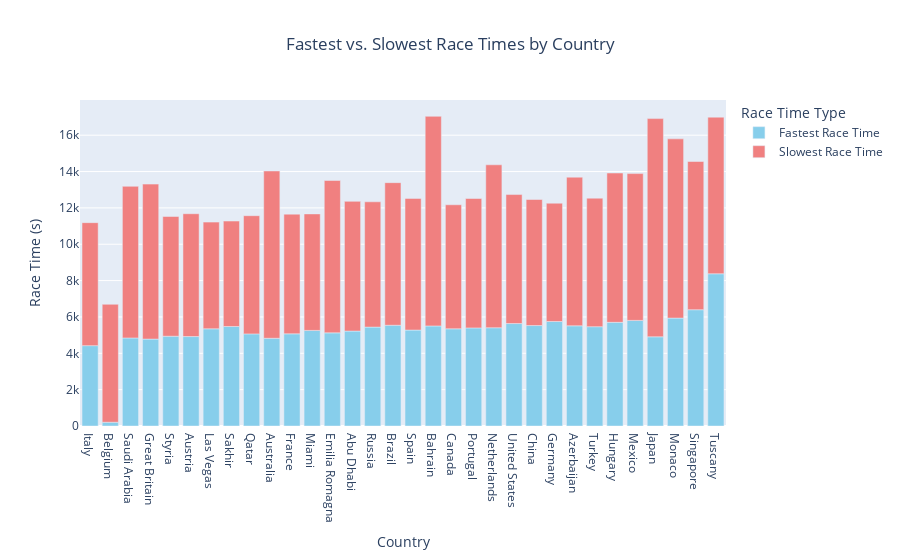

Notebook code cell kept with this figure:
### Code cell
track_stats = track_stats.rename(columns={'FastestRaceTime': 'Fastest Race Time', 'SlowestRaceTime': 'Slowest Race Time'})

# Define adjusted colors for the bars
adjusted_colors = {
    'Fastest Race Time': '#87CEEB',  # SkyBlue color
    'Slowest Race Time': 'lightcoral'
}

fig = px.bar(track_stats, x='Country', y=['Fastest Race Time', 'Slowest Race Time'],
             labels={'value': 'Race Time (s)', 'variable': 'Race Time Type'},
             title='Fastest vs. Slowest Race Times by Country',
             hover_data=['DNFCount', 'DNSCount'],
             color_discrete_map=adjusted_colors)

# Center the title
fig.update_layout(title={'x': 0.5})
fig.show()

### Figure 1 — Plotly figure (JSON) as saved in the notebook; plotly's stock layout.template omitted (floating-point values rounded to 4 significant figures)
{"data": [{"alignmentgroup": "True", "customdata": [[16, 2], [11, 1], [14, 2], [18, 2], [5, 0], [15, 0], [3, 0], [3, 0], [4, 1], [17, 0], [5, 0], [6, 0], [12, 0], [11, 1], [9, 0], [14, 1], [6, 0], [17, 0], [12, 0], [2, 0], [8, 0], [13, 0], [6, 0], [12, 0], [15, 0], [4, 0], [13, 0], [11, 0], [11, 0], [11, 1], [13, 1], [8, 0]], "hovertemplate": "Race Time Type=Fastest Race Time<br>Country=%{x}<br>Race Time (s)=%{y}<br>DNFCount=%{customdata[0]}<br>DNSCount=%{customdata[1]}<extra></extra>", "legendgroup": "Fastest Race Time", "marker": {"color": "#87CEEB", "pattern": {"shape": ""}}, "name": "Fastest Race Time", "offsetgroup": "Fastest Race Time", "orientation": "v", "showlegend": true, "textposition": "auto", "type": "bar", "x": ["Italy", "Belgium", "Saudi Arabia", "Great Britain", "Styria", "Austria", "Las Vegas", "Sakhir", "Qatar", "Australia", "France", "Miami", "Emilia Romagna", "Abu Dhabi", "Russia", "Brazil", "Spain", "Bahrain", "Canada", "Portugal", "Netherlands", "United States", "China", "Germany", "Azerbaijan", "Turkey", "Hungary", "Mexico", "Japan", "Monaco", "Singapore", "Tuscany"], "xaxis": "x", "y": [4421, 207, 4843, 4782, 4939, 4922, 5348, 5475, 5068, 4827, 5071, 5258, 5125, 5223, 5441, 5543, 5278, 5505, 5347, 5397, 5405, 5636, 5526, 5750, 5513, 5464, 5704, 5809, 4907, 5937, 6397, 8375], "yaxis": "y"}, {"alignmentgroup": "True", "customdata": [[16, 2], [11, 1], [14, 2], [18, 2], [5, 0], [15, 0], [3, 0], [3, 0], [4, 1], [17, 0], [5, 0], [6, 0], [12, 0], [11, 1], [9, 0], [14, 1], [6, 0], [17, 0], [12, 0], [2, 0], [8, 0], [13, 0], [6, 0], [12, 0], [15, 0], [4, 0], [13, 0], [11, 0], [11, 0], [11, 1], [13, 1], [8, 0]], "hovertemplate": "Race Time Type=Slowest Race Time<br>Country=%{x}<br>Race Time (s)=%{y}<br>DNFCount=%{customdata[0]}<br>DNSCount=%{customdata[1]}<extra></extra>", "legendgroup": "Slowest Race Time", "marker": {"color": "lightcoral", "pattern": {"shape": ""}}, "name": "Slowest Race Time", "offsetgroup": "Slowest Race Time", "orientation": "v", "showlegend": true, "textposition": "auto", "type": "bar", "x": ["Italy", "Belgium", "Saudi Arabia", "Great Britain", "Styria", "Austria", "Las Vegas", "Sakhir", "Qatar", "Australia", "France", "Miami", "Emilia Romagna", "Abu Dhabi", "Russia", "Brazil", "Spain", "Bahrain", "Canada", "Portugal", "Netherlands", "United States", "China", "Germany", "Azerbaijan", "Turkey", "Hungary", "Mexico", "Japan", "Monaco", "Singapore", "Tuscany"], "xaxis": "x", "y": [6766.0, 6489.0, 8345.0, 8527.0, 6589.0, 6757.0, 5870.0, 5801.0, 6502.0, 9204.0, 6586.0, 6410.0, 8382.0, 7137.0, 6894.0, 7846.0, 7244.0, 11530.0, 6824.0, 7120.0, 8965.0, 7098.0, 6935.0, 6508.0, 8178.0, 7071.0, 8215.0, 8078.0, 12010.0, 9861.0, 8155.0, 8617.0], "yaxis": "y"}], "layout": {"barmode": "relative", "legend": {"title": {"text": "Race Time Type"}, "tracegroupgap": 0}, "title": {"text": "Fastest vs. Slowest Race Times by Country", "x": 0.5}, "xaxis": {"anchor": "y", "domain": [0, 1], "title": {"text": "Country"}}, "yaxis": {"anchor": "x", "domain": [0, 1], "title": {"text": "Race Time (s)"}}}}
